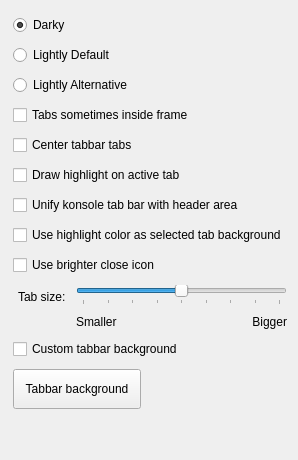
     <widget class="QWidget" name="Tabs">
      <property name="sizePolicy">
       <sizepolicy hsizetype="Expanding" vsizetype="Preferred">
        <horstretch>0</horstretch>
        <verstretch>0</verstretch>
       </sizepolicy>
      </property>
      <attribute name="title">
       <string>Tabs</string>
      </attribute>
      <layout class="QVBoxLayout" name="verticalLayout">
       <item>
        <layout class="QVBoxLayout" name="verticalLayout_4">
         <property name="spacing">
          <number>10</number>
         </property>
         <property name="sizeConstraint">
          <enum>QLayout::SizeConstraint::SetMinimumSize</enum>
         </property>
         <property name="leftMargin">
          <number>2</number>
         </property>
         <property name="topMargin">
          <number>4</number>
         </property>
         <item>
          <widget class="QRadioButton" name="_defaultTabbar">
           <property name="text">
            <string>Darky</string>
           </property>
           <property name="checked">
            <bool>true</bool>
           </property>
          </widget>
         </item>
         <item>
          <widget class="QRadioButton" name="_oldTabbar">
           <property name="text">
            <string>Lightly Default</string>
           </property>
          </widget>
         </item>
         <item>
          <widget class="QRadioButton" name="_tabBarAltStyle">
           <property name="text">
            <string>Lightly Alternative</string>
           </property>
          </widget>
         </item>
         <item>
          <widget class="QCheckBox" name="_documentModeTabs">
           <property name="text">
            <string>Tabs sometimes inside frame</string>
           </property>
          </widget>
         </item>
         <item>
          <widget class="QCheckBox" name="_tabBarDrawCenteredTabs">
           <property name="text">
            <string>Center tabbar tabs</string>
           </property>
          </widget>
         </item>
         <item>
          <widget class="QCheckBox" name="_tabDrawHighlight">
           <property name="text">
            <string>Draw highlight on active tab</string>
           </property>
          </widget>
         </item>
         <item>
          <widget class="QCheckBox" name="_unifiedTabBarKonsole">
           <property name="text">
            <string>Unify konsole tab bar with header area</string>
           </property>
          </widget>
         </item>
         <item>
          <widget class="QCheckBox" name="_tabUseHighlightColor">
           <property name="text">
            <string>Use highlight color as selected tab background</string>
           </property>
          </widget>
         </item>
         <item>
          <widget class="QCheckBox" name="_tabUseBrighterCloseIcon">
           <property name="toolTip">
            <string>Increases the brightness of tab close icons</string>
           </property>
           <property name="text">
            <string>Use brighter close icon</string>
           </property>
          </widget>
         </item>
         <item>
          <layout class="QFormLayout" name="formLayout_6">
           <item row="0" column="1">
            <layout class="QFormLayout" name="formLayout_5">
             <item row="0" column="0" colspan="2">
              <widget class="QSlider" name="_tabsHeight">
               <property name="minimum">
                <number>-20</number>
               </property>
               <property name="maximum">
                <number>20</number>
               </property>
               <property name="singleStep">
                <number>1</number>
               </property>
               <property name="value">
                <number>0</number>
               </property>
               <property name="sliderPosition">
                <number>0</number>
               </property>
               <property name="orientation">
                <enum>Qt::Orientation::Horizontal</enum>
               </property>
               <property name="tickPosition">
                <enum>QSlider::TickPosition::TicksBelow</enum>
               </property>
               <property name="tickInterval">
                <number>5</number>
               </property>
              </widget>
             </item>
             <item row="1" column="0" colspan="2">
              <layout class="QHBoxLayout" name="horizontalLayout_6">
               <item>
                <widget class="QLabel" name="label_10">
                 <property name="text">
                  <string>Smaller</string>
                 </property>
                </widget>
               </item>
               <item>
                <widget class="QLabel" name="label_11">
                 <property name="text">
                  <string>Bigger</string>
                 </property>
                 <property name="alignment">
                  <set>Qt::AlignmentFlag::AlignRight|Qt::AlignmentFlag::AlignTrailing|Qt::AlignmentFlag::AlignVCenter</set>
                 </property>
                </widget>
               </item>
              </layout>
             </item>
            </layout>
           </item>
           <item row="0" column="0">
            <widget class="QLabel" name="label_9">
             <property name="layoutDirection">
              <enum>Qt::LayoutDirection::LeftToRight</enum>
             </property>
             <property name="text">
              <string>Tab size:</string>
             </property>
             <property name="indent">
              <number>5</number>
             </property>
            </widget>
           </item>
          </layout>
         </item>
         <item>
          <widget class="QCheckBox" name="_adjustToDarkThemes">
           <property name="text">
            <string>Custom tabbar background</string>
           </property>
          </widget>
         </item>
         <item>
          <widget class="KColorButton" name="_tabBGColor">
           <property name="minimumSize">
            <size>
             <width>0</width>
             <height>40</height>
            </size>
           </property>
           <property name="maximumSize">
            <size>
             <width>128</width>
             <height>16777215</height>
            </size>
           </property>
           <property name="text">
            <string>Tabbar background</string>
           </property>
           <property name="color">
            <color alpha="160">
             <red>0</red>
             <green>0</green>
             <blue>0</blue>
            </color>
           </property>
           <property name="defaultColor">
            <color alpha="160">
             <red>0</red>
             <green>0</green>
             <blue>0</blue>
            </color>
           </property>
           <property name="alphaChannelEnabled">
            <bool>true</bool>
           </property>
          </widget>
         </item>
        </layout>
       </item>
       <item>
        <spacer name="verticalSpacer_3">
         <property name="orientation">
          <enum>Qt::Orientation::Vertical</enum>
         </property>
         <property name="sizeHint" stdset="0">
          <size>
           <width>20</width>
           <height>40</height>
          </size>
         </property>
        </spacer>
       </item>
      </layout>
     </widget>
